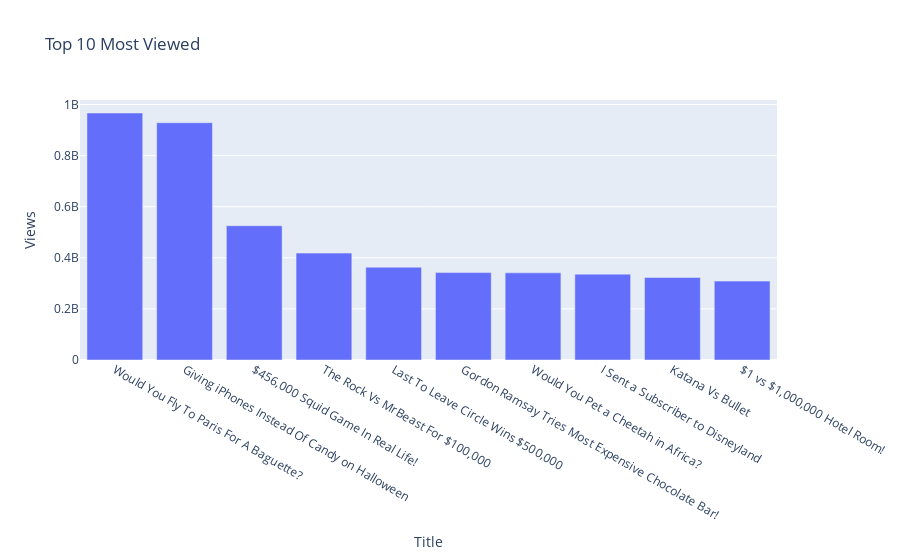

Notebook code cell kept with this figure:
### Code cell
px.bar(top10,y='Views',x='Title',title = 'Top 10 Most Viewed')

### Figure 1 — Plotly figure (JSON) as saved in the notebook; plotly's stock layout.template omitted (floating-point values rounded to 4 significant figures)
{"data": [{"alignmentgroup": "True", "hovertemplate": "Title=%{x}<br>Views=%{y}<extra></extra>", "legendgroup": "", "marker": {"color": "#636efa", "pattern": {"shape": ""}}, "name": "", "offsetgroup": "", "orientation": "v", "showlegend": false, "textposition": "auto", "type": "bar", "x": ["Would You Fly To Paris For A Baguette?", "Giving iPhones Instead Of Candy on Halloween", "$456,000 Squid Game In Real Life!", "The Rock Vs MrBeast For $100,000", "Last To Leave Circle Wins $500,000", "Gordon Ramsay Tries Most Expensive Chocolate Bar!", "Would You Pet a Cheetah in Africa?", "I Sent a Subscriber to Disneyland", "Katana Vs Bullet", "$1 vs $1,000,000 Hotel Room!"], "xaxis": "x", "y": [966777663, 928757624, 525444290, 418407547, 363227550, 342050891, 341056528, 335972510, 322776504, 308780500], "yaxis": "y"}], "layout": {"barmode": "relative", "legend": {"tracegroupgap": 0}, "title": {"text": "Top 10 Most Viewed"}, "xaxis": {"anchor": "y", "domain": [0, 1], "title": {"text": "Title"}}, "yaxis": {"anchor": "x", "domain": [0, 1], "title": {"text": "Views"}}}}
